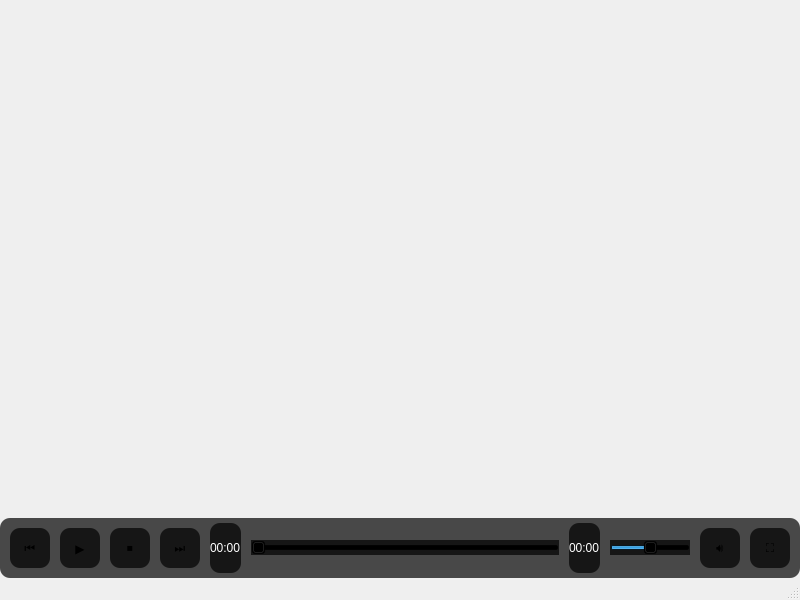
<?xml version="1.0" encoding="UTF-8"?>
<ui version="4.0">
 <class>MainWindow</class>
 <widget class="QMainWindow" name="MainWindow">
  <property name="geometry">
   <rect>
    <x>0</x>
    <y>0</y>
    <width>800</width>
    <height>600</height>
   </rect>
  </property>
  <property name="windowTitle">
   <string>Stellar Player</string>
  </property>
  <widget class="QWidget" name="centralwidget">
   <layout class="QVBoxLayout" name="verticalLayout">
    <property name="spacing">
     <number>0</number>
    </property>
    <property name="leftMargin">
     <number>0</number>
    </property>
    <property name="topMargin">
     <number>0</number>
    </property>
    <property name="rightMargin">
     <number>0</number>
    </property>
    <property name="bottomMargin">
     <number>0</number>
    </property>
    <item>
     <widget class="QWidget" name="videoWidget">
      <property name="sizePolicy">
       <sizepolicy hsizetype="Expanding" vsizetype="Expanding">
        <horstretch>0</horstretch>
        <verstretch>0</verstretch>
       </sizepolicy>
      </property>
     </widget>
    </item>
    <item>
     <widget class="QWidget" name="controlsWidget">
      <property name="minimumSize">
       <size>
        <width>0</width>
        <height>60</height>
       </size>
      </property>
      <property name="maximumSize">
       <size>
        <width>16777215</width>
        <height>60</height>
       </size>
      </property>
      <property name="styleSheet">
       <string notr="true">background-color: rgba(0, 0, 0, 0.7); border-radius: 10px;</string>
      </property>
      <layout class="QHBoxLayout" name="horizontalLayout">
       <property name="spacing">
        <number>10</number>
       </property>
       <property name="leftMargin">
        <number>10</number>
       </property>
       <property name="topMargin">
        <number>5</number>
       </property>
       <property name="rightMargin">
        <number>10</number>
       </property>
       <property name="bottomMargin">
        <number>5</number>
       </property>
       <item>
        <widget class="QPushButton" name="previousButton">
         <property name="text">
          <string>⏮</string>
         </property>
         <property name="minimumSize">
          <size>
           <width>40</width>
           <height>40</height>
          </size>
         </property>
         <property name="maximumSize">
          <size>
           <width>40</width>
           <height>40</height>
          </size>
         </property>
        </widget>
       </item>
       <item>
        <widget class="QPushButton" name="playPauseButton">
         <property name="text">
          <string>▶</string>
         </property>
         <property name="minimumSize">
          <size>
           <width>40</width>
           <height>40</height>
          </size>
         </property>
         <property name="maximumSize">
          <size>
           <width>40</width>
           <height>40</height>
          </size>
         </property>
        </widget>
       </item>
       <item>
        <widget class="QPushButton" name="stopButton">
         <property name="text">
          <string>⏹</string>
         </property>
         <property name="minimumSize">
          <size>
           <width>40</width>
           <height>40</height>
          </size>
         </property>
         <property name="maximumSize">
          <size>
           <width>40</width>
           <height>40</height>
          </size>
         </property>
        </widget>
       </item>
       <item>
        <widget class="QPushButton" name="nextButton">
         <property name="text">
          <string>⏭</string>
         </property>
         <property name="minimumSize">
          <size>
           <width>40</width>
           <height>40</height>
          </size>
         </property>
         <property name="maximumSize">
          <size>
           <width>40</width>
           <height>40</height>
          </size>
         </property>
        </widget>
       </item>
       <item>
        <widget class="QLabel" name="timeLabel">
         <property name="text">
          <string>00:00</string>
         </property>
         <property name="styleSheet">
          <string notr="true">color: white; font-size: 12px;</string>
         </property>
        </widget>
       </item>
       <item>
        <widget class="QSlider" name="progressSlider">
         <property name="orientation">
          <enum>Qt::Horizontal</enum>
         </property>
        </widget>
       </item>
       <item>
        <widget class="QLabel" name="durationLabel">
         <property name="text">
          <string>00:00</string>
         </property>
         <property name="styleSheet">
          <string notr="true">color: white; font-size: 12px;</string>
         </property>
        </widget>
       </item>
       <item>
        <widget class="QSlider" name="volumeSlider">
         <property name="maximumSize">
          <size>
           <width>80</width>
           <height>16777215</height>
          </size>
         </property>
         <property name="orientation">
          <enum>Qt::Horizontal</enum>
         </property>
         <property name="maximum">
          <number>100</number>
         </property>
         <property name="value">
          <number>50</number>
         </property>
        </widget>
       </item>
       <item>
        <widget class="QPushButton" name="muteButton">
         <property name="text">
          <string>🔊</string>
         </property>
         <property name="minimumSize">
          <size>
           <width>40</width>
           <height>40</height>
          </size>
         </property>
         <property name="maximumSize">
          <size>
           <width>40</width>
           <height>40</height>
          </size>
         </property>
        </widget>
       </item>
       <item>
        <widget class="QPushButton" name="fullscreenButton">
         <property name="text">
          <string>⛶</string>
         </property>
         <property name="minimumSize">
          <size>
           <width>40</width>
           <height>40</height>
          </size>
         </property>
         <property name="maximumSize">
          <size>
           <width>40</width>
           <height>40</height>
          </size>
         </property>
        </widget>
       </item>
      </layout>
     </widget>
    </item>
   </layout>
  </widget>
  <widget class="QMenuBar" name="menubar">
   <property name="geometry">
    <rect>
     <x>0</x>
     <y>0</y>
     <width>800</width>
     <height>22</height>
    </rect>
   </property>
  </widget>
  <widget class="QStatusBar" name="statusbar"/>
 </widget>
 <layoutdefault spacing="6" margin="11"/>
 <resources/>
 <connections/>
</ui>
